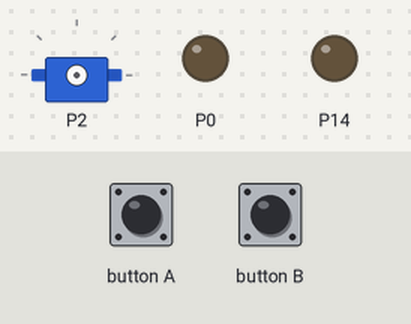
The program below on a simulated BBC micro:bit (MakeCode). On the bench: servo, output pins drawn as LEDs (lit = HIGH). The test bench sets the inputs (shaded band).

Above: at 1.2 s.
1.3 s: button A pressed for 0.15 s
At 1.9 s:
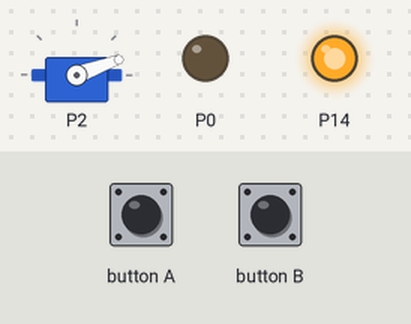
2.9 s: button B pressed for 0.15 s
At 4.4 s:
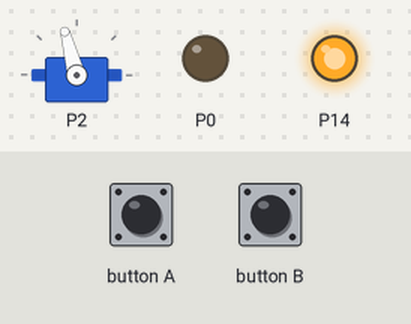
Timing chart, 0 to 5.9 s (numbered marks = the images above; inputs shaded):
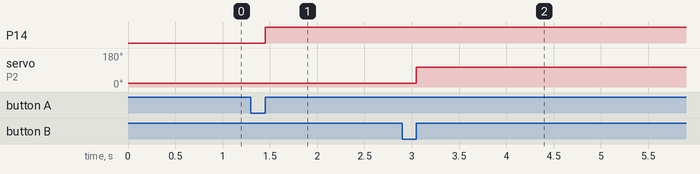

The program:

main.ts
```typescript
input.onButtonPressed(Button.A, function () {
    servos.P2.setAngle(20)
    pins.digitalWritePin(DigitalPin.P14, 1)
})
input.onButtonPressed(Button.B, function () {
    servos.P2.setAngle(105)
    pins.digitalWritePin(DigitalPin.P0, 0)
})
basic.forever(function () {

})
```

test.ts
```typescript
// les tests vont ici ; cela ne sera pas compilé si ce paquet est utilisé en tant qu'extension.
```

Measured:
- after the input at 1.3 s, P14: LOW → HIGH after 0.15 s
- after the input at 2.9 s, servo on P2: 20° → 105° after 0.15 s
